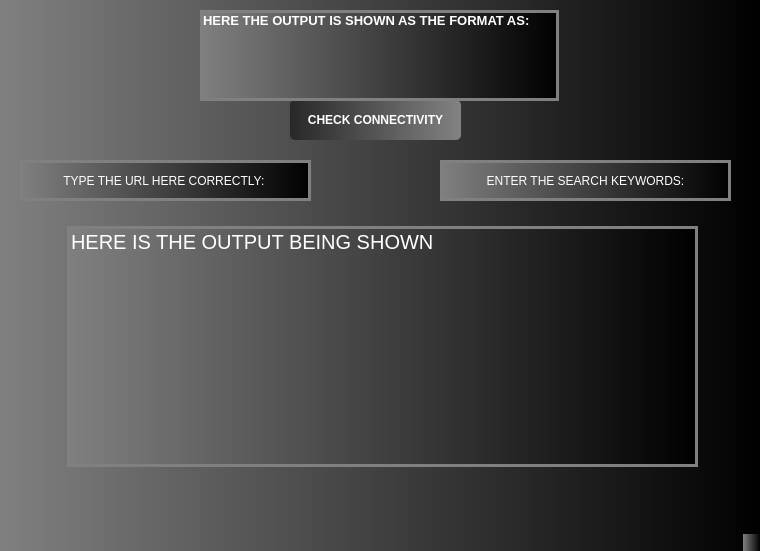
<?xml version="1.0" encoding="UTF-8"?>
<ui version="4.0">
 <class>MainWindow</class>
 <widget class="QMainWindow" name="MainWindow">
  <property name="geometry">
   <rect>
    <x>0</x>
    <y>0</y>
    <width>760</width>
    <height>551</height>
   </rect>
  </property>
  <property name="minimumSize">
   <size>
    <width>650</width>
    <height>450</height>
   </size>
  </property>
  <property name="windowTitle">
   <string>MainWindow</string>
  </property>
  <property name="styleSheet">
   <string notr="true">color: qlineargradient(spread:pad, x1:0 y1:0, x2:1 y2:0, stop:0 rgba(0, 0, 0, 255), stop:1 rgba(255, 255, 255, 255));
background: qlineargradient( x1:0 y1:0, x2:1 y2:0, stop:0 gray, stop:1 dark)</string>
  </property>
  <widget class="QWidget" name="centralwidget">
   <widget class="QPushButton" name="Connectivity_button">
    <property name="geometry">
     <rect>
      <x>290</x>
      <y>100</y>
      <width>171</width>
      <height>40</height>
     </rect>
    </property>
    <property name="toolTip">
     <string/>
    </property>
    <property name="statusTip">
     <string>Click here to check for the connectivity test.</string>
    </property>
    <property name="layoutDirection">
     <enum>Qt::LeftToRight</enum>
    </property>
    <property name="styleSheet">
     <string notr="true">QPushButton
{

font:75 8pt &quot;Microsoft YaHei UI&quot;;
font-weight: bold;
color: rgb(255, 255, 255);
background-color: qlineargradient(spread:pad, x1:0, y1:0, x2:1, y2:0, stop:0 rgb(40, 40, 40), stop:1 rgb(130, 130, 130) );
border-style: solid;
border-radius:5px;

}

QPushButton:hover 
{
	background-color: rgb(150, 150, 150);
	
	color: rgb(255, 255, 255);
}
</string>
    </property>
    <property name="text">
     <string>CHECK CONNECTIVITY</string>
    </property>
   </widget>
   <widget class="QLabel" name="Connectivity_label">
    <property name="geometry">
     <rect>
      <x>200</x>
      <y>10</y>
      <width>359</width>
      <height>91</height>
     </rect>
    </property>
    <property name="font">
     <font>
      <pointsize>10</pointsize>
      <weight>75</weight>
      <bold>true</bold>
     </font>
    </property>
    <property name="statusTip">
     <string>Widget to show for the output of your checker</string>
    </property>
    <property name="layoutDirection">
     <enum>Qt::LeftToRight</enum>
    </property>
    <property name="autoFillBackground">
     <bool>false</bool>
    </property>
    <property name="styleSheet">
     <string notr="true">color: rgb(255, 255, 255);
border:3px solid gray;
</string>
    </property>
    <property name="text">
     <string>HERE THE OUTPUT IS SHOWN AS THE FORMAT AS:</string>
    </property>
    <property name="alignment">
     <set>Qt::AlignLeading|Qt::AlignLeft|Qt::AlignTop</set>
    </property>
    <property name="wordWrap">
     <bool>true</bool>
    </property>
    <property name="margin">
     <number>-2</number>
    </property>
    <property name="indent">
     <number>0</number>
    </property>
   </widget>
   <widget class="QLabel" name="URL_label">
    <property name="geometry">
     <rect>
      <x>20</x>
      <y>160</y>
      <width>291</width>
      <height>41</height>
     </rect>
    </property>
    <property name="toolTip">
     <string/>
    </property>
    <property name="statusTip">
     <string>Type the URL in address field to get headers.</string>
    </property>
    <property name="layoutDirection">
     <enum>Qt::LeftToRight</enum>
    </property>
    <property name="styleSheet">
     <string notr="true">color: rgb(255, 255, 255);
border:3px solid gray;
</string>
    </property>
    <property name="text">
     <string>TYPE THE URL HERE CORRECTLY: </string>
    </property>
    <property name="alignment">
     <set>Qt::AlignCenter</set>
    </property>
   </widget>
   <widget class="QLabel" name="Keyword_label">
    <property name="geometry">
     <rect>
      <x>440</x>
      <y>160</y>
      <width>291</width>
      <height>41</height>
     </rect>
    </property>
    <property name="toolTip">
     <string/>
    </property>
    <property name="statusTip">
     <string>Enter the string to be searched for.</string>
    </property>
    <property name="layoutDirection">
     <enum>Qt::LeftToRight</enum>
    </property>
    <property name="styleSheet">
     <string notr="true">color: rgb(255, 255, 255);
border:3px solid gray;
</string>
    </property>
    <property name="text">
     <string>ENTER THE SEARCH KEYWORDS:</string>
    </property>
    <property name="alignment">
     <set>Qt::AlignCenter</set>
    </property>
   </widget>
   <widget class="QLabel" name="Output_label">
    <property name="geometry">
     <rect>
      <x>67</x>
      <y>226</y>
      <width>631</width>
      <height>241</height>
     </rect>
    </property>
    <property name="font">
     <font>
      <pointsize>15</pointsize>
     </font>
    </property>
    <property name="toolTip">
     <string/>
    </property>
    <property name="statusTip">
     <string>Your searched URl/keywords will result here.</string>
    </property>
    <property name="styleSheet">
     <string notr="true">color: rgb(255, 255, 255);
border:3px solid gray;
</string>
    </property>
    <property name="text">
     <string>HERE IS THE OUTPUT BEING SHOWN</string>
    </property>
    <property name="alignment">
     <set>Qt::AlignLeading|Qt::AlignLeft|Qt::AlignTop</set>
    </property>
    <property name="wordWrap">
     <bool>true</bool>
    </property>
    <property name="margin">
     <number>-1</number>
    </property>
    <property name="indent">
     <number>1</number>
    </property>
   </widget>
  </widget>
  <widget class="QMenuBar" name="menubar">
   <property name="geometry">
    <rect>
     <x>0</x>
     <y>0</y>
     <width>760</width>
     <height>26</height>
    </rect>
   </property>
  </widget>
  <widget class="QStatusBar" name="statusbar"/>
 </widget>
 <resources/>
 <connections/>
</ui>
